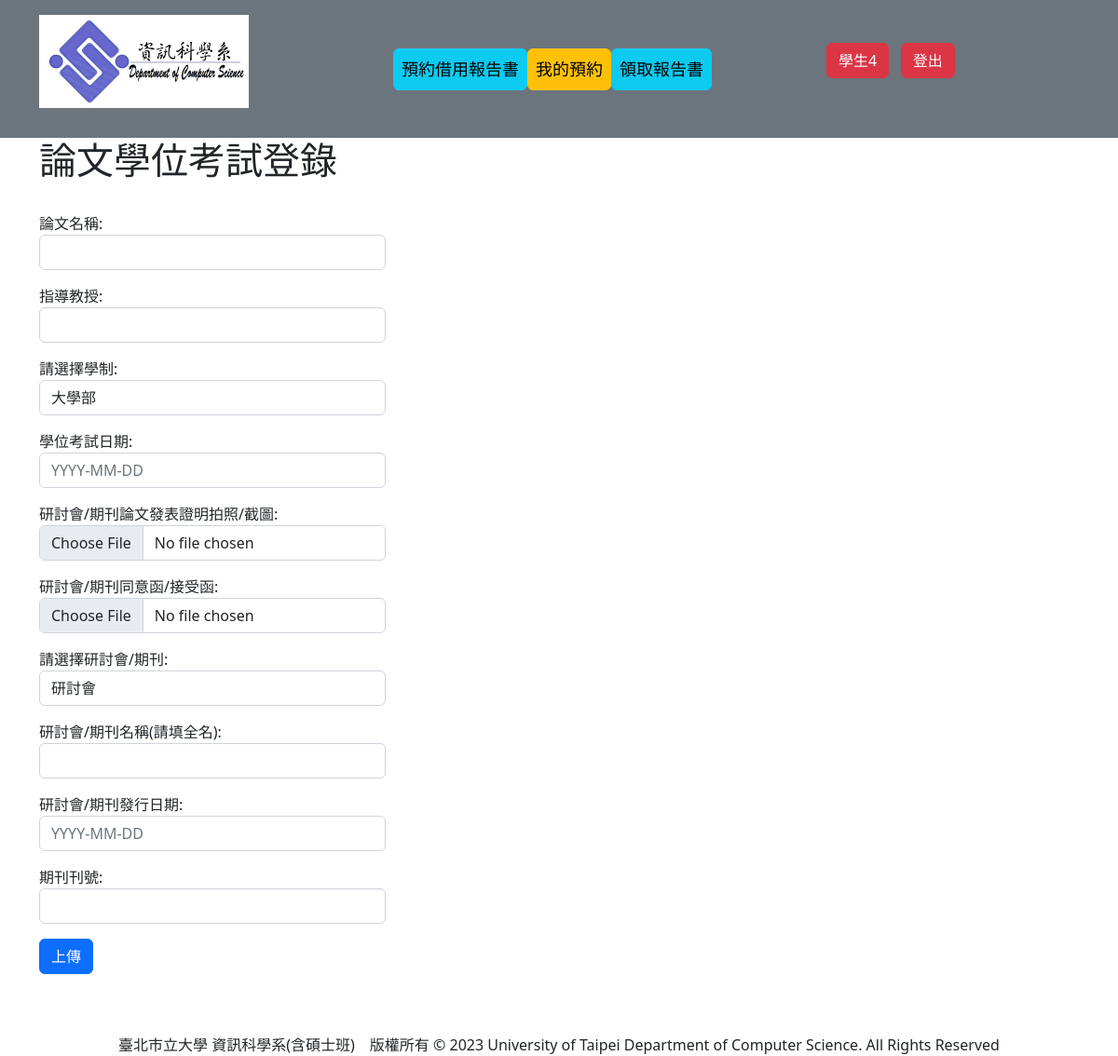
The app's page /PassFinal/21 (signed in), older data.
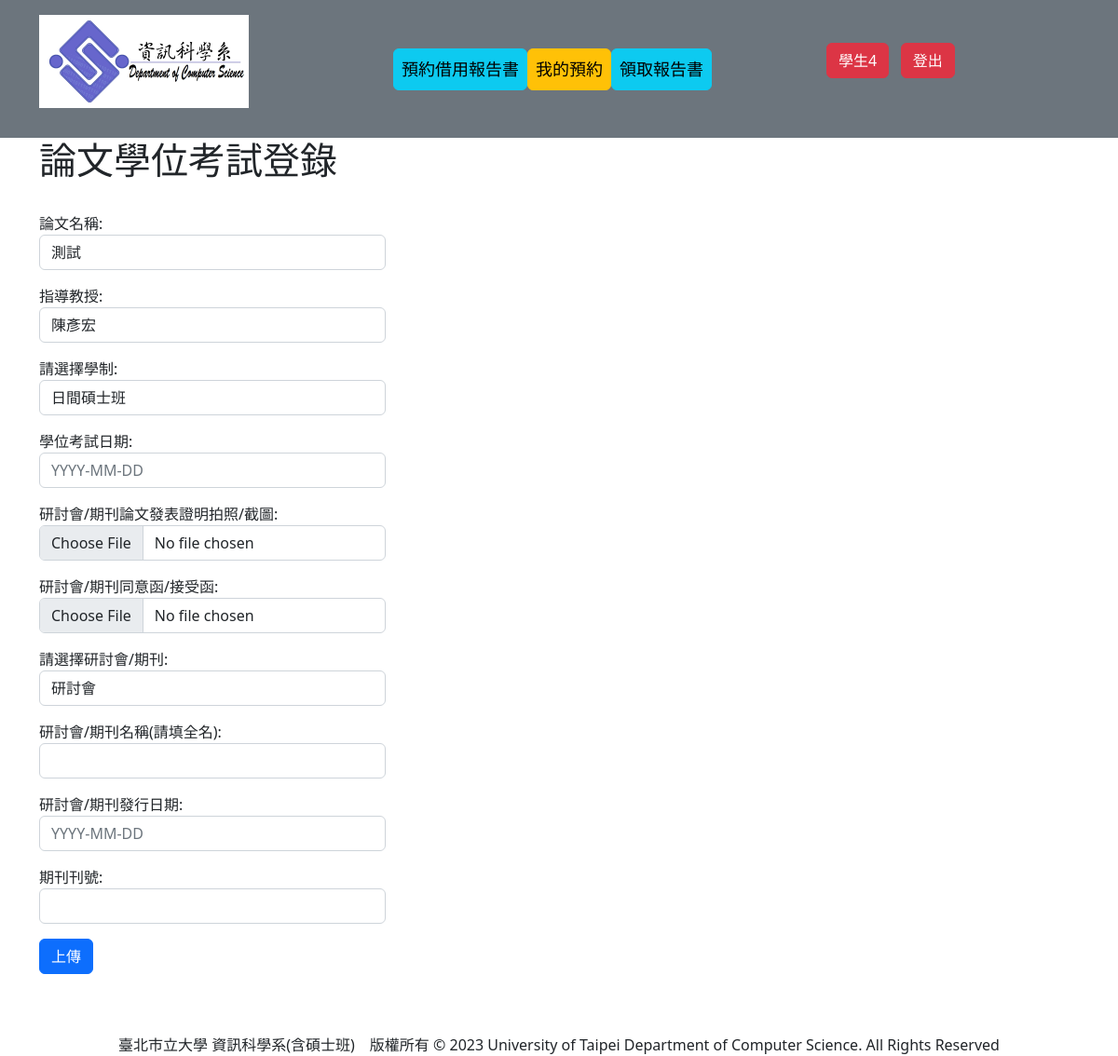
The same page, newer data.
### student/models.py (models this page shows, shortened)
class Proposal(models.Model):
    user = models.OneToOneField(User, null = True, on_delete=models.PROTECT)
    name = models.CharField(max_length = 30) #論文名稱
    professor = models.CharField(max_length = 5)#指導教授
    postDate = models.DateField(blank=True, null = True)#發表日期
    TYPE = ((1, '日間碩士班'),
            (2, '碩士在職專班'),)
    type = models.IntegerField(choices=TYPE, default=0)

### student/views.py (the view, shortened to what this page needs)
# urls.py: path('PassFinal/<int:pk>', views.PassFinal.as_view(), name='PassFinal'),#學位考試
class PassFinal(LoginRequiredMixin, View):
    def get(self, request, pk):
        try:
            proposal = Proposal.objects.get(user = pk)
        except Proposal.DoesNotExist:
            proposal = None
        if proposal:
            form = FinalModelForm(initial={'user':pk, 'proposal': proposal.id, 'professor':proposal.professor, 'name':proposal.name, 'type':proposal.type, 'state':1})
        else:
            form = FinalModelForm()
            messages.success(request, "你還沒繳交論文計畫!!")
        context = {
            'form':form
        }
        return render(request, 'PassFinal.html', context)

### templates/PassFinal.html (shortened to what this page needs)
{% extends "layout.html" %}
{% block title %}論文學位考試登錄{% endblock %}
{% block content %}
    <form action="" enctype="multipart/form-data" method="POST">
        {% csrf_token %}<br>
        <div class = "form-row">
            <div class="form-group col-md-4">
                {{ form.as_p }}
            </div>
        </div>
        <div class="form-row">
            <div class="form-group col-md-4">
                <input class="btn btn-primary" type="submit" value="上傳">
            </div>
        </div>
{% endblock %}

Row changes from the older to the newer data that the page shows:
added Proposal: name "測試", professor "陳彥宏", type "日間碩士班"
Text that changed along with them:
form field type: "大學部" → (not shown)
